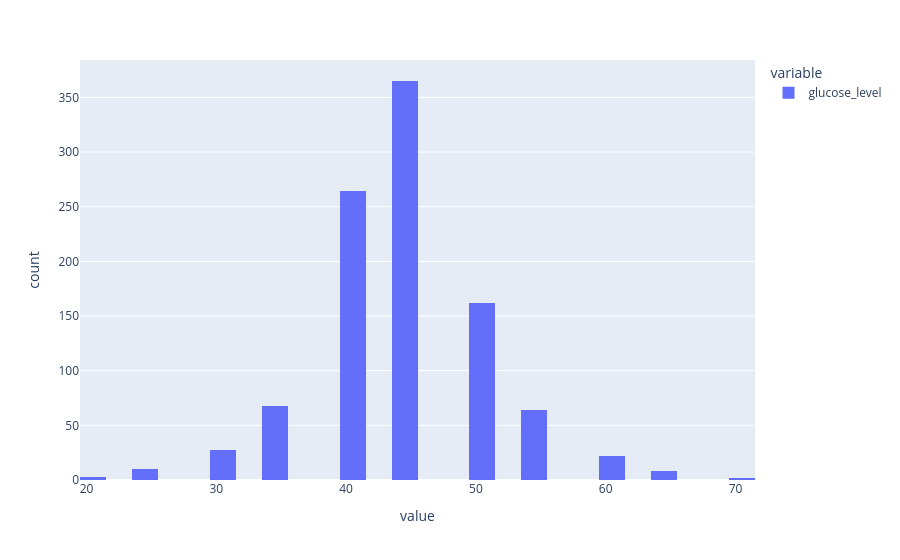

The code cell stored with this chart in its notebook:
### Markdown cell above
### Features EDA

### Code cell
px.histogram(df['glucose_level'], nbins=30)

### Figure 1 — Plotly figure (JSON) as saved in the notebook; plotly's stock layout.template omitted (floating-point values rounded to 4 significant figures; data arrays with more than 128 entries replaced by an {"elided": "..."} marker saying what was removed)
{"data": [{"bingroup": "x", "hovertemplate": "variable=glucose_level<br>value=%{x}<br>count=%{y}<extra></extra>", "legendgroup": "glucose_level", "marker": {"color": "#636efa", "pattern": {"shape": ""}}, "name": "glucose_level", "nbinsx": 30, "orientation": "v", "showlegend": true, "type": "histogram", "x": {"elided": "995 int values"}, "xaxis": "x", "yaxis": "y"}], "layout": {"barmode": "relative", "legend": {"title": {"text": "variable"}, "tracegroupgap": 0}, "margin": {"t": 60}, "xaxis": {"anchor": "y", "domain": [0, 1], "title": {"text": "value"}}, "yaxis": {"anchor": "x", "domain": [0, 1], "title": {"text": "count"}}}}
